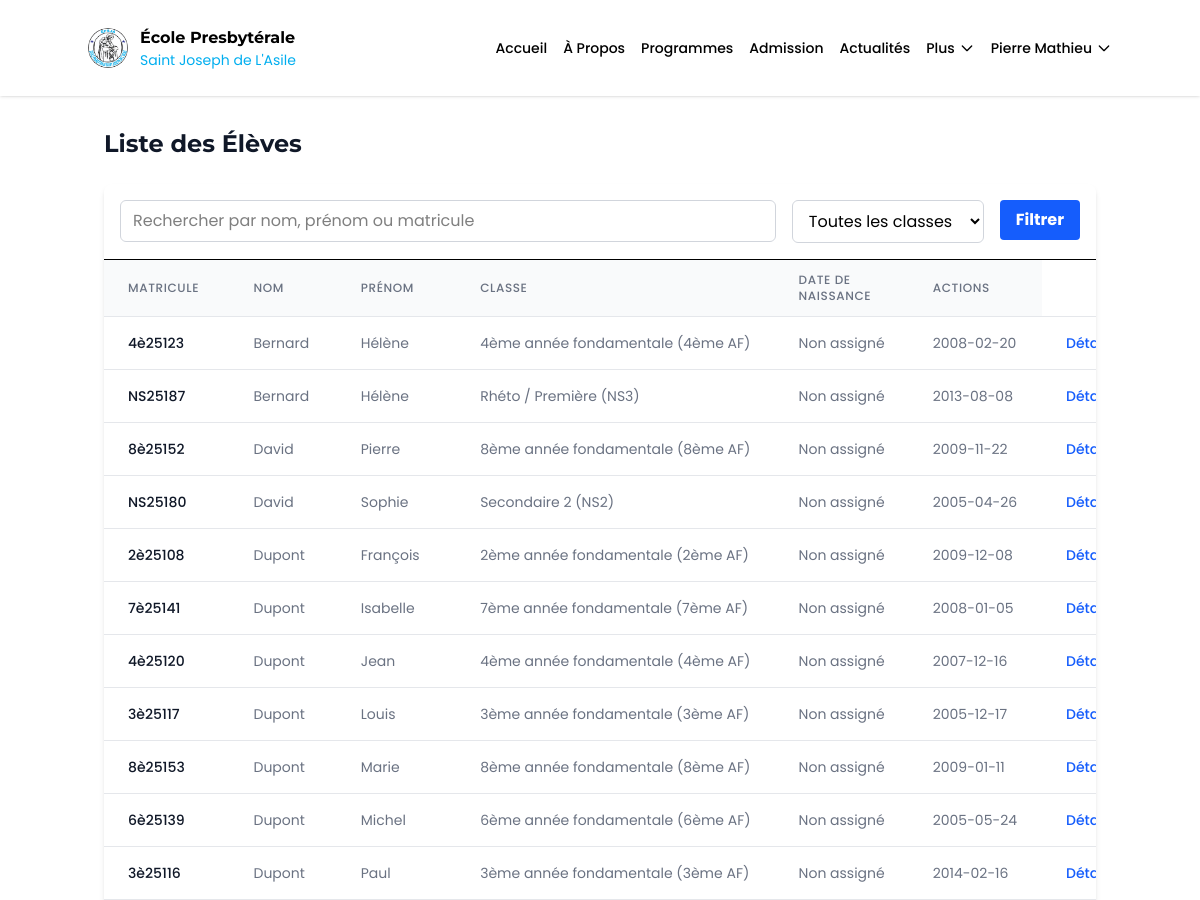
Before: /eleves/ (signed in, upper part) with the older database file.
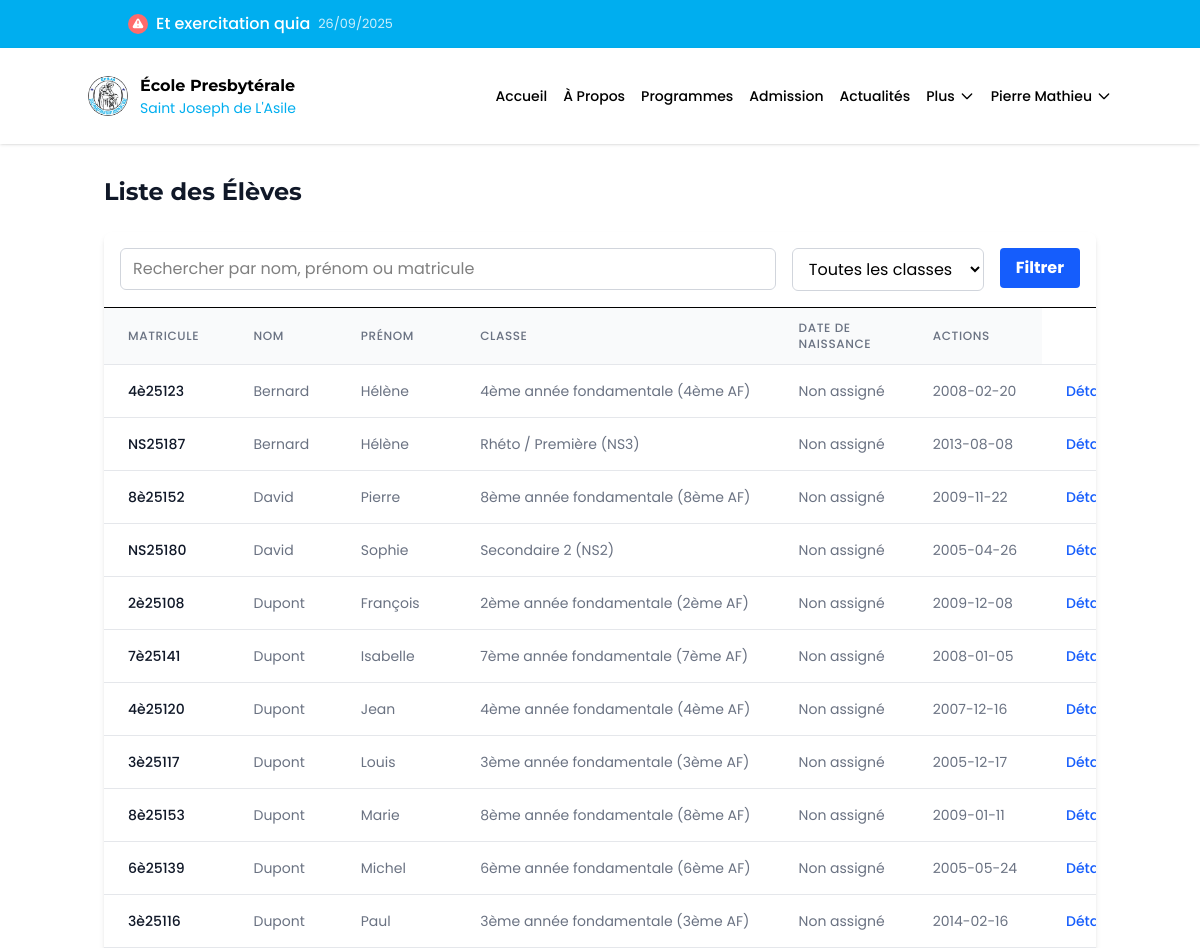
After: the same page with the newer database file.
### models.py (models this page shows, shortened)
class Eleve(db.Model):
    __tablename__ = 'eleves'
    id = db.Column(db.Integer, primary_key=True)
    matricule = db.Column(db.String(20), unique=True, nullable=False)
    nom = db.Column(db.String(100), nullable=False)
    prenom = db.Column(db.String(100), nullable=False)
    date_naissance = db.Column(db.Date, nullable=False)
    lieu_naissance = db.Column(db.String(100), nullable=False)
    sexe = db.Column(db.String(1), nullable=False)
    adresse = db.Column(db.String(255), nullable=False)
    telephone = db.Column(db.String(20))
    email = db.Column(db.String(120))
    classe_id = db.Column(db.Integer, db.ForeignKey('classes.id'), nullable=False)
    parent_id = db.Column(db.Integer, db.ForeignKey('users.id'))
    photo = db.Column(db.String(255))
    date_inscription = db.Column(db.Date, default=datetime.utcnow)
    actif = db.Column(db.Boolean, default=True)
    classe = db.relationship('Classe', backref=db.backref('eleves', lazy=True))
    parent = db.relationship('User', backref=db.backref('enfants', lazy=True))

class Classe(db.Model):
    __tablename__ = 'classes'
    id = db.Column(db.Integer, primary_key=True)
    nom = db.Column(db.String(50), nullable=False)
    niveau = db.Column(db.String(20), nullable=False)
    annee_scolaire = db.Column(db.String(9), nullable=False)
    capacite = db.Column(db.Integer, default=30)
    salle = db.Column(db.String(20))

class Annonce(db.Model):
    __tablename__ = 'annonces'
    id = db.Column(db.Integer, primary_key=True)
    titre = db.Column(db.String(100), nullable=False)
    contenu = db.Column(db.Text, nullable=False)
    date_creation = db.Column(db.DateTime, default=datetime.utcnow)
    date_expiration = db.Column(db.Date)
    public = db.Column(db.Boolean, default=True)
    important = db.Column(db.Boolean, default=False)

### modules/eleves.py (the view, shortened to what this page needs)
@eleves_blueprint.route('/')
@login_required
def liste():
    search = request.args.get('search', '')
    classe_id = request.args.get('classe_id', '')
    from models import Classe
    classes = Classe.query.order_by(Classe.niveau, Classe.nom).all()
    query = Eleve.query.filter_by(actif=True)
    if classe_id:
        try:
            classe_id_int = int(classe_id)
            query = query.filter_by(classe_id=classe_id_int)
        except ValueError:
            pass  # Ignore invalid classe_id values
    eleves = query.order_by(Eleve.nom, Eleve.prenom).all()
    return render_template('eleves/liste.html', eleves=eleves, classes=classes, search=search, classe_id=classe_id)

### app.py (called while the page is built)
@login_manager.user_loader
def load_user(user_id):
    return User.query.get(int(user_id))

### templates/eleves/liste.html (shortened to what this page needs)
{% extends "base.html" %}
{% block content %}
<div class="container mx-auto px-4 py-8">
    <div class="flex justify-between items-center mb-6">
        <h1 class="text-2xl font-bold text-gray-900">Liste des Élèves</h1>
    </div>
    <div class="bg-white shadow-md rounded-lg overflow-hidden mb-6">
        <div class="p-4 border-b">
            <form action="{{ url_for('eleves.liste') }}" method="get" class="flex flex-wrap gap-4">
                <div class="flex-1 min-w-[200px]">
                    <input type="text" name="search" value="{{ search }}" placeholder="Rechercher par nom, prénom ou matricule" class="w-full px-3 py-2 border border-gray-300 rounded-md focus:outline-none focus:ring-blue-500 focus:border-blue-500">
                </div>
                <div class="w-48">
                    <select name="classe_id" class="w-full px-3 py-2 border border-gray-300 rounded-md focus:outline-none focus:ring-blue-500 focus:border-blue-500">
                        <option value="">Toutes les classes</option>
                    </select>
                </div>
                <div>
                    <button type="submit" class="bg-blue-600 hover:bg-blue-700 text-white font-bold py-2 px-4 rounded">
                        Filtrer
                    </button>
                </div>
            </form>
        </div>
        {% if eleves %}
        <div class="overflow-x-auto">
            <table class="min-w-full divide-y divide-gray-200">
                <thead class="bg-gray-50">
                    <tr>
                        <th scope="col" class="px-6 py-3 text-left text-xs font-medium text-gray-500 uppercase tracking-wider">Matricule</th>
                        <th scope="col" class="px-6 py-3 text-left text-xs font-medium text-gray-500 uppercase tracking-wider">Nom</th>
                        <th scope="col" class="px-6 py-3 text-left text-xs font-medium text-gray-500 uppercase tracking-wider">Prénom</th>
                        <th scope="col" class="px-6 py-3 text-left text-xs font-medium text-gray-500 uppercase tracking-wider">Classe</th>
                        <th scope="col" class="px-6 py-3 text-left text-xs font-medium text-gray-500 uppercase tracking-wider">Date de naissance</th>
                        <th scope="col" class="px-6 py-3 text-left text-xs font-medium text-gray-500 uppercase tracking-wider">Actions</th>
                    </tr>
                </thead>
                <tbody class="bg-white divide-y divide-gray-200">
                    {% for eleve in eleves %}
                    <tr class="hover:bg-gray-50">
                        <td class="px-6 py-4 whitespace-nowrap text-sm font-medium text-gray-900">{{ eleve.matricule }}</td>
                        <td class="px-6 py-4 whitespace-nowrap text-sm text-gray-500">{{ eleve.nom }}</td>
                        <td class="px-6 py-4 whitespace-nowrap text-sm text-gray-500">{{ eleve.prenom }}</td>
                        <td class="px-6 py-4 whitespace-nowrap text-sm text-gray-500">{{ eleve.classe.nom if eleve.classe else 'Non assigné' }}</td>
                        <td class="px-6 py-4 whitespace-nowrap text-sm text-gray-500">{{ eleve.classe_nom or 'Non assigné' }}</td>
                        <td class="px-6 py-4 whitespace-nowrap text-sm text-gray-500">{{ eleve.date_naissance }}</td>
                        <td class="px-6 py-4 whitespace-nowrap text-sm font-medium">
                            <a href="{{ url_for('eleves.details', eleve_id=eleve.id) }}" class="text-blue-600 hover:text-blue-900 mr-3">Détails</a>
                        </td>
                    </tr>
                    {% endfor %}
                </tbody>
            </table>
        </div>
        {% else %}
        <div class="p-8 text-center">
            <p class="text-gray-500">Aucun élève trouvé. Veuillez modifier vos critères de recherche.</p>
        </div>
        {% endif %}
    </div>
</div>
{% endblock %}

### templates/base.html (shortened to what the changed rows need)
<html lang="en">
   <head>
      <script src="https://cdn.jsdelivr.net/npm/@tailwindcss/browser@4"></script>
      <link href="https://unpkg.com/aos@2.3.1/dist/aos.css" rel="stylesheet">
   </head>
   <body>
      <div id="root">
         {% if annonces and annonces|length > 0 %}
         <div class="ticker-wrap w-full">
            <div class="ticker container mx-auto">
               <div class="ticker-track" id="ticker-track">
                  {% for annonce in annonces %}
                  <div class="ticker-item">
                     <a href="{{ url_for('communication.details_annonce', annonce_id=annonce.id) }}" class="ticker-link">
                        {% if annonce.important is defined and annonce.important %}
                        <span class="ticker-icon important">
                        </span>
                        {% else %}
                        <span class="ticker-icon">
                           <svg xmlns="http://www.w3.org/2000/svg" viewBox="0 0 20 20" fill="currentColor">
                              <path fill-rule="evenodd" d="M18 3a1 1 0 00-1.447-.894L8.763 6H5a3 3 0 000 6h.28l1.771 5.316A1 1 0 008 18h1a1 1 0 001-1v-4.382l6.553 3.276A1 1 0 0018 15V3z" clip-rule="evenodd" />
                           </svg>
                        </span>
                        {% endif %}
                        <span class="ticker-title">{{ annonce.titre }}</span>
                        <span class="ticker-date">{{ annonce.date_creation.strftime('%d/%m/%Y') }}</span>
                     </a>
                  </div>
                  {% endfor %}
               </div>
            </div>
         </div>
         {% endif %}
         <header class="sticky top-0 z-50 w-full bg-white/90 backdrop-blur-md shadow-sm">
            <div class="container mx-auto">
               <div class="flex h-24 items-center justify-between">
                     <div class="flex items-center">
                        <a href="#" class="flex items-center">
                           <div class="ml-3">
                              <h1 class="text-sm font-bold text-black md:text-base">École Presbytérale</h1>
                           </div>
                        </a>
                     </div>
                  </div>
               </div>
            </header>
            {% block content %}
            {% endblock %}
      </div>
   </body>
</html>

Changed rows visible on the page:
added Annonce: important True (drawn), titre "Et exercitation quia", date_creation "26/09/2025"
